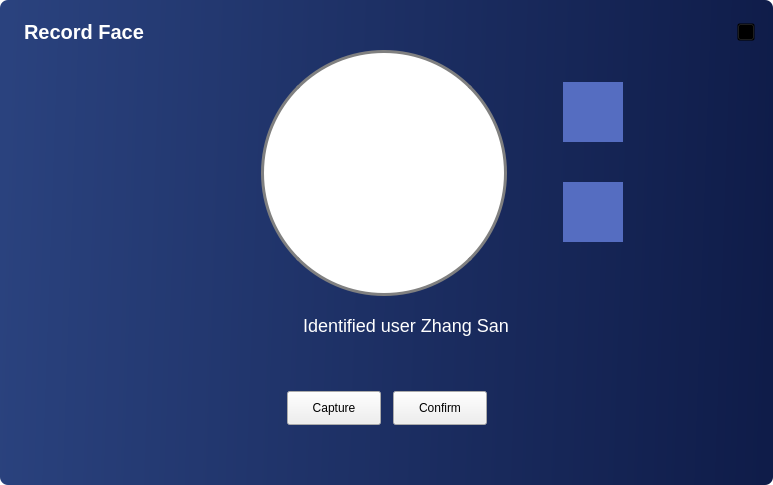
<?xml version="1.0" encoding="UTF-8"?>
<ui version="4.0">
 <class>CRecordFace</class>
 <widget class="QWidget" name="CRecordFace">
  <property name="geometry">
   <rect>
    <x>0</x>
    <y>0</y>
    <width>773</width>
    <height>485</height>
   </rect>
  </property>
  <property name="minimumSize">
   <size>
    <width>500</width>
    <height>420</height>
   </size>
  </property>
  <property name="windowTitle">
   <string>CRecordFace</string>
  </property>
  <property name="styleSheet">
   <string notr="true">#CRecordFace {
	background-color: rgba(255,255,255,0);
}</string>
  </property>
  <layout class="QVBoxLayout" name="verticalLayout_2">
   <property name="spacing">
    <number>0</number>
   </property>
   <property name="leftMargin">
    <number>0</number>
   </property>
   <property name="topMargin">
    <number>0</number>
   </property>
   <property name="rightMargin">
    <number>0</number>
   </property>
   <property name="bottomMargin">
    <number>0</number>
   </property>
   <item>
    <widget class="QWidget" name="container" native="true">
     <property name="styleSheet">
      <string notr="true">#container {

	
	background-color: qlineargradient(spread:pad, x1:0, y1:0.472, x2:1, y2:0.494, stop:0 #2A427E, stop:1 #0F1C49);
	border-radius: 8px;
}</string>
     </property>
     <layout class="QVBoxLayout" name="verticalLayout">
      <property name="spacing">
       <number>0</number>
      </property>
      <property name="leftMargin">
       <number>0</number>
      </property>
      <property name="topMargin">
       <number>0</number>
      </property>
      <property name="rightMargin">
       <number>0</number>
      </property>
      <property name="bottomMargin">
       <number>0</number>
      </property>
      <item>
       <layout class="QVBoxLayout" name="verticalLayout_3">
        <item>
         <layout class="QHBoxLayout" name="horizontalLayout_4">
          <property name="leftMargin">
           <number>24</number>
          </property>
          <property name="topMargin">
           <number>20</number>
          </property>
          <property name="rightMargin">
           <number>18</number>
          </property>
          <item>
           <widget class="QLabel" name="label">
            <property name="styleSheet">
             <string notr="true">color :#FFFFFF;
font-size: 20px;
font-weight: 500;</string>
            </property>
            <property name="text">
             <string>Record Face</string>
            </property>
           </widget>
          </item>
          <item>
           <spacer name="horizontalSpacer">
            <property name="orientation">
             <enum>Qt::Horizontal</enum>
            </property>
            <property name="sizeHint" stdset="0">
             <size>
              <width>40</width>
              <height>20</height>
             </size>
            </property>
           </spacer>
          </item>
          <item>
           <widget class="QPushButton" name="pushButton_3">
            <property name="minimumSize">
             <size>
              <width>18</width>
              <height>18</height>
             </size>
            </property>
            <property name="maximumSize">
             <size>
              <width>18</width>
              <height>18</height>
             </size>
            </property>
            <property name="styleSheet">
             <string notr="true">QPushButton{
border-image: url(:/Optimus/images/trainPage/x.svg);
background: transparent;
}

QPushButton::hover {
border-image:url(:/Optimus/images/trainPage/x-hover.svg);
background: transparent;
}</string>
            </property>
            <property name="text">
             <string/>
            </property>
           </widget>
          </item>
         </layout>
        </item>
        <item>
         <layout class="QHBoxLayout" name="horizontalLayout_3" stretch="1,1,1">
          <item>
           <layout class="QVBoxLayout" name="verticalLayout_6">
            <item>
             <spacer name="horizontalSpacer_2">
              <property name="orientation">
               <enum>Qt::Horizontal</enum>
              </property>
              <property name="sizeHint" stdset="0">
               <size>
                <width>40</width>
                <height>20</height>
               </size>
              </property>
             </spacer>
            </item>
           </layout>
          </item>
          <item>
           <layout class="QHBoxLayout" name="horizontalLayout_5">
            <item>
             <widget class="QLabel" name="video">
              <property name="sizePolicy">
               <sizepolicy hsizetype="Preferred" vsizetype="Preferred">
                <horstretch>246</horstretch>
                <verstretch>246</verstretch>
               </sizepolicy>
              </property>
              <property name="minimumSize">
               <size>
                <width>246</width>
                <height>246</height>
               </size>
              </property>
              <property name="maximumSize">
               <size>
                <width>246</width>
                <height>246</height>
               </size>
              </property>
              <property name="styleSheet">
               <string notr="true">
border-radius: 123px;
background: white;
border: 3px solid gray;
</string>
              </property>
              <property name="text">
               <string/>
              </property>
              <property name="alignment">
               <set>Qt::AlignCenter</set>
              </property>
             </widget>
            </item>
           </layout>
          </item>
          <item>
           <layout class="QVBoxLayout" name="verticalLayout_4">
            <property name="spacing">
             <number>8</number>
            </property>
            <property name="leftMargin">
             <number>50</number>
            </property>
            <property name="bottomMargin">
             <number>0</number>
            </property>
            <item>
             <widget class="QWidget" name="defaultMaleContainer" native="true">
              <property name="minimumSize">
               <size>
                <width>60</width>
                <height>60</height>
               </size>
              </property>
              <property name="maximumSize">
               <size>
                <width>60</width>
                <height>60</height>
               </size>
              </property>
              <property name="styleSheet">
               <string notr="true">background-color: #556DC1;</string>
              </property>
              <layout class="QVBoxLayout" name="verticalLayout_8">
               <property name="leftMargin">
                <number>4</number>
               </property>
               <property name="topMargin">
                <number>4</number>
               </property>
               <property name="rightMargin">
                <number>4</number>
               </property>
               <property name="bottomMargin">
                <number>4</number>
               </property>
               <item>
                <widget class="QLabel" name="defaultMale">
                 <property name="styleSheet">
                  <string notr="true">border-image: url(:/Optimus/images/common/man-avator.svg);</string>
                 </property>
                 <property name="text">
                  <string/>
                 </property>
                </widget>
               </item>
              </layout>
             </widget>
            </item>
            <item>
             <widget class="QWidget" name="defaultFemaleContainer" native="true">
              <property name="minimumSize">
               <size>
                <width>60</width>
                <height>60</height>
               </size>
              </property>
              <property name="maximumSize">
               <size>
                <width>60</width>
                <height>60</height>
               </size>
              </property>
              <property name="styleSheet">
               <string notr="true">background-color: #556DC1;</string>
              </property>
              <layout class="QVBoxLayout" name="verticalLayout_7">
               <property name="leftMargin">
                <number>4</number>
               </property>
               <property name="topMargin">
                <number>4</number>
               </property>
               <property name="rightMargin">
                <number>4</number>
               </property>
               <property name="bottomMargin">
                <number>4</number>
               </property>
               <item>
                <widget class="QLabel" name="defaultFemale">
                 <property name="styleSheet">
                  <string notr="true">border-image: url(:/Optimus/images/common/woman-avator.svg);</string>
                 </property>
                 <property name="text">
                  <string/>
                 </property>
                </widget>
               </item>
              </layout>
             </widget>
            </item>
            <item>
             <spacer name="horizontalSpacer_3">
              <property name="orientation">
               <enum>Qt::Horizontal</enum>
              </property>
              <property name="sizeHint" stdset="0">
               <size>
                <width>40</width>
                <height>20</height>
               </size>
              </property>
             </spacer>
            </item>
           </layout>
          </item>
         </layout>
        </item>
        <item>
         <layout class="QHBoxLayout" name="horizontalLayout">
          <property name="spacing">
           <number>12</number>
          </property>
          <item>
           <spacer name="horizontalSpacer_4">
            <property name="orientation">
             <enum>Qt::Horizontal</enum>
            </property>
            <property name="sizeHint" stdset="0">
             <size>
              <width>40</width>
              <height>20</height>
             </size>
            </property>
           </spacer>
          </item>
          <item>
           <widget class="QLabel" name="label_6">
            <property name="minimumSize">
             <size>
              <width>26</width>
              <height>26</height>
             </size>
            </property>
            <property name="maximumSize">
             <size>
              <width>26</width>
              <height>26</height>
             </size>
            </property>
            <property name="styleSheet">
             <string notr="true">border-image: url(:/Optimus/images/patientAdmin/camera.svg);</string>
            </property>
            <property name="text">
             <string/>
            </property>
           </widget>
          </item>
          <item>
           <widget class="QLabel" name="identityInfo">
            <property name="styleSheet">
             <string notr="true">color: white;
font-size:18px;</string>
            </property>
            <property name="text">
             <string>Identified user Zhang San</string>
            </property>
           </widget>
          </item>
          <item>
           <spacer name="horizontalSpacer_5">
            <property name="orientation">
             <enum>Qt::Horizontal</enum>
            </property>
            <property name="sizeHint" stdset="0">
             <size>
              <width>40</width>
              <height>20</height>
             </size>
            </property>
           </spacer>
          </item>
         </layout>
        </item>
        <item>
         <layout class="QHBoxLayout" name="horizontalLayout_2">
          <property name="spacing">
           <number>12</number>
          </property>
          <property name="topMargin">
           <number>37</number>
          </property>
          <property name="bottomMargin">
           <number>60</number>
          </property>
          <item>
           <spacer name="horizontalSpacer_6">
            <property name="orientation">
             <enum>Qt::Horizontal</enum>
            </property>
            <property name="sizeHint" stdset="0">
             <size>
              <width>40</width>
              <height>20</height>
             </size>
            </property>
           </spacer>
          </item>
          <item>
           <widget class="QPushButton" name="capture">
            <property name="minimumSize">
             <size>
              <width>94</width>
              <height>34</height>
             </size>
            </property>
            <property name="maximumSize">
             <size>
              <width>94</width>
              <height>34</height>
             </size>
            </property>
            <property name="styleSheet">
             <string notr="true">QPushButton::disabled {
	background: gray;
}</string>
            </property>
            <property name="text">
             <string>Capture</string>
            </property>
           </widget>
          </item>
          <item>
           <widget class="QPushButton" name="confirm">
            <property name="minimumSize">
             <size>
              <width>94</width>
              <height>34</height>
             </size>
            </property>
            <property name="maximumSize">
             <size>
              <width>94</width>
              <height>34</height>
             </size>
            </property>
            <property name="styleSheet">
             <string notr="true">QPushButton::disabled {
	background:gray;
}</string>
            </property>
            <property name="text">
             <string>Confirm</string>
            </property>
           </widget>
          </item>
          <item>
           <spacer name="horizontalSpacer_7">
            <property name="orientation">
             <enum>Qt::Horizontal</enum>
            </property>
            <property name="sizeHint" stdset="0">
             <size>
              <width>40</width>
              <height>20</height>
             </size>
            </property>
           </spacer>
          </item>
         </layout>
        </item>
       </layout>
      </item>
     </layout>
    </widget>
   </item>
  </layout>
 </widget>
 <layoutdefault spacing="6" margin="11"/>
 <resources>
  <include location="Optimus.qrc"/>
 </resources>
 <connections>
  <connection>
   <sender>pushButton_3</sender>
   <signal>clicked()</signal>
   <receiver>CRecordFace</receiver>
   <slot>close()</slot>
   <hints>
    <hint type="sourcelabel">
     <x>745</x>
     <y>41</y>
    </hint>
    <hint type="destinationlabel">
     <x>386</x>
     <y>242</y>
    </hint>
   </hints>
  </connection>
 </connections>
</ui>
